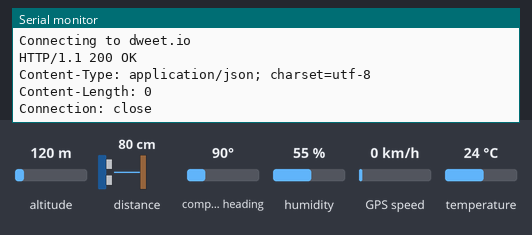
Recording of a sketch running on a simulated ESP8266 (NodeMCU). Parts: the last lines printed to the serial monitor. Wiring (inferred from the names in the program): ultrasonic range finder: trigger D4; echo D3. The test bench sets the inputs (shaded band); at power-on: distance to the obstacle 80 cm, humidity 55 %, temperature 24 °C, altitude 120 m, compass heading 90°, GPS speed 0 km/h. The echo pulse lasts 58.3 µs per cm; WiFi joins after 1.5 s; servers stay silent unless stated; uploads are accepted with an empty reply; the GPS gets a fix after 3 s at 37.7749, -122.4194 with 8 satellites.

Above: at 2.7 s.
2.8 s: distance to the obstacle set to 2 cm
At 3.2 s:
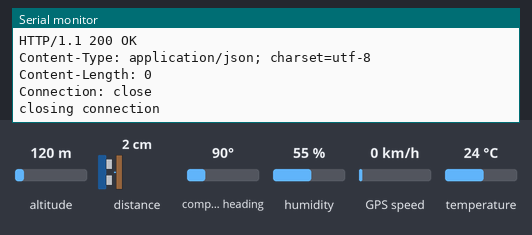
7.6 s: humidity set to 22 %
At 8.35 s:
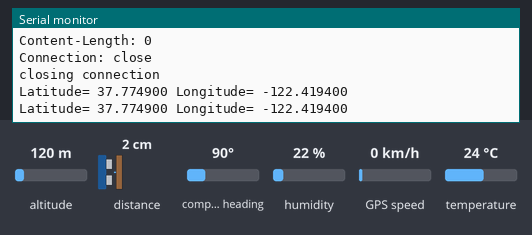
9.1 s: temperature set to 12 °C
At 9.9 s:
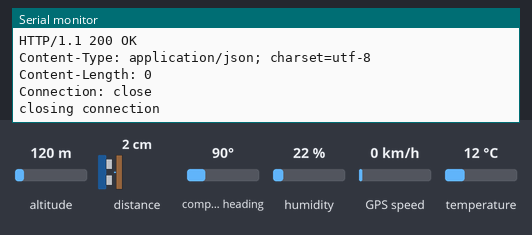
10.6 s: distance to the obstacle set to 4 cm
At 12.0 s:
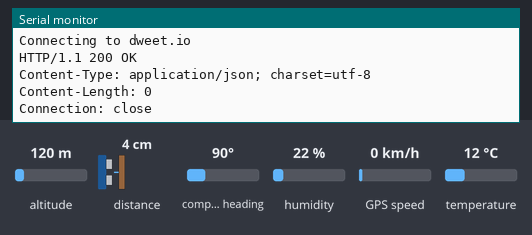
12.1 s: humidity set to 40 %
At 13.2 s:
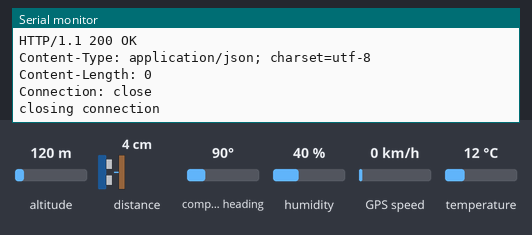
Timing chart, 0 to 14.6 s (numbered marks = the images above; inputs shaded):
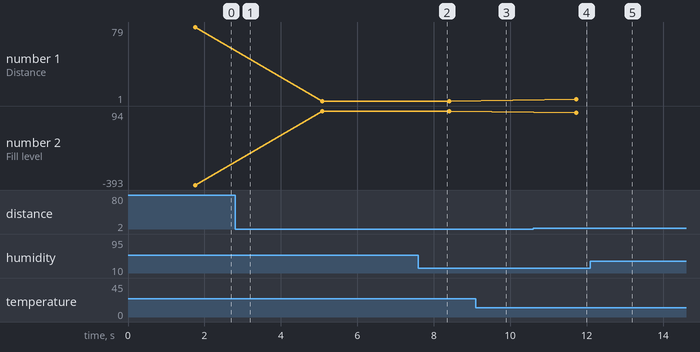

Measured:
- after the input at 10.6 s, the serial monitor: prints a new line after 1.1 s (image 4)
- plotted number 1: 79 → 1 after the input at 2.8 s, 1 → 3 after the input at 10.6 s
- plotted number 2: -393 → 94 after the input at 2.8 s, 94 → 82 after the input at 10.6 s

The sketch:

Ultrasonic_humidity_temp_gps_Sensor_dweet.ino
```cpp
#include <DHT.h>
#include <TinyGPS++.h>
#include <ESP8266WiFi.h>
#include <WiFiClient.h>
#include <SoftwareSerial.h>
#define DHTPIN D5
#define DHTTYPE DHT11
DHT dht(DHTPIN, DHTTYPE);

// defines pins numbers ultrasonic
const int trigPin = 2;  //D4
const int echoPin = 0;  //D3
const char* dweet_line = "/dweet/for/trashty131";
static const int RXPin = 4, TXPin = 3;
static const uint32_t GPSBaud = 9600;

TinyGPSPlus gps;
// The serial connection to the GPS device
SoftwareSerial ss(RXPin, TXPin);

// defines variables
long duration;
int distance;
int distance_percent;
const char* ssid = "AzUz";
const char* password = "muhamm4d";

// Host
const char* host = "dweet.io";

WiFiClient client;
uint8_t temperature, humidity;


void setup()
{
  Serial.begin(115200);
  dht.begin();
  delay(10);
  ss.begin(GPSBaud);

  // Connect to WiFi network
  Serial.println();
  Serial.println();
  Serial.print("Connecting to ");
  Serial.println(ssid);
  WiFi.begin(ssid, password);
  while (WiFi.status() != WL_CONNECTED)
  {
   delay(500);
   Serial.print(".");
  }
  Serial.println("");
  Serial.println("WiFi connected");

  // Print the IP address
  Serial.println("IP address: ");
  Serial.println(WiFi.localIP());

  //define pin ultrasonic
  pinMode(trigPin, OUTPUT); // Sets the trigPin as an Output
  pinMode(echoPin, INPUT); // Sets the echoPin as an Input
  Serial.begin(115200);
  delay(10);
}
void loop() {
  // This sketch displays information every time a new sentence is correctly encoded.
  while (ss.available() > 0){
    gps.encode(ss.read());
    if (gps.location.isUpdated()){
      Serial.print("Latitude= ");
      Serial.print(gps.location.lat(), 6);
      Serial.print(" Longitude= ");
      Serial.println(gps.location.lng(), 6);
    }
  }
    // Use WiFiClient class to create TCP connections
  WiFiClient client;
  const int httpPort = 80;
  if (!client.connect(host, httpPort)) {
    Serial.println("connection failed");
    return;
  }
  static boolean data_state = false;
  temperature = dht.readTemperature();
  humidity = dht.readHumidity();

  // Clears the trigPin
  digitalWrite(trigPin, LOW);
  delayMicroseconds(2);

  // Sets the trigPin on HIGH state for 10 micro seconds
  digitalWrite(trigPin, HIGH);
  delayMicroseconds(10);
  digitalWrite(trigPin, LOW);

  // Reads the echoPin, returns the sound wave travel time in microseconds
  duration = pulseIn(echoPin, HIGH);

  // Calculating the distance
  distance= duration*0.034/2;
  distance_percent = 100 - distance*100/16;
  Serial.print("Temperature Value is :");
  Serial.print(temperature);
  Serial.println("C");
  Serial.print("Humidity Value is :");
  Serial.print(humidity);
  Serial.println("%");
  Serial.print("Distance: ");
  Serial.print(distance);
  Serial.println("cm");
  Serial.print("Fill level: ");
  Serial.print(distance_percent);
  Serial.println("%");
  Serial.print("Latitude= ");
  Serial.print(gps.location.lat(), 6);
  Serial.print(" Longitude= ");
  Serial.println(gps.location.lng(), 6);

  Serial.print("Connecting to ");
  Serial.println(host);

  // This will send the request to the server
  client.print(String("GET /dweet/for/trashty131?trashlevel=") + String(distance) + "&temperature=" + String(temperature)
              + "&humidity=" + String(humidity)+ "&fill_level=" + String(distance_percent)+
              + "&Latitude= " + String(gps.location.lat()) + "&Longitude= " + String(gps.location.lng()) +  " HTTP/1.1\r\n" +
              "Host: " + host + "\r\n" +
              "Connection: close\r\n\r\n");
  delay(10);

  // Read all the lines of the reply from server and print them to Serial
  while(client.available()){
    String line = client.readStringUntil('\r');
    Serial.print(line);   }

  Serial.println();
  Serial.println("closing connection");

  // Repeat every 2 seconds
  delay(2000);
}
```
